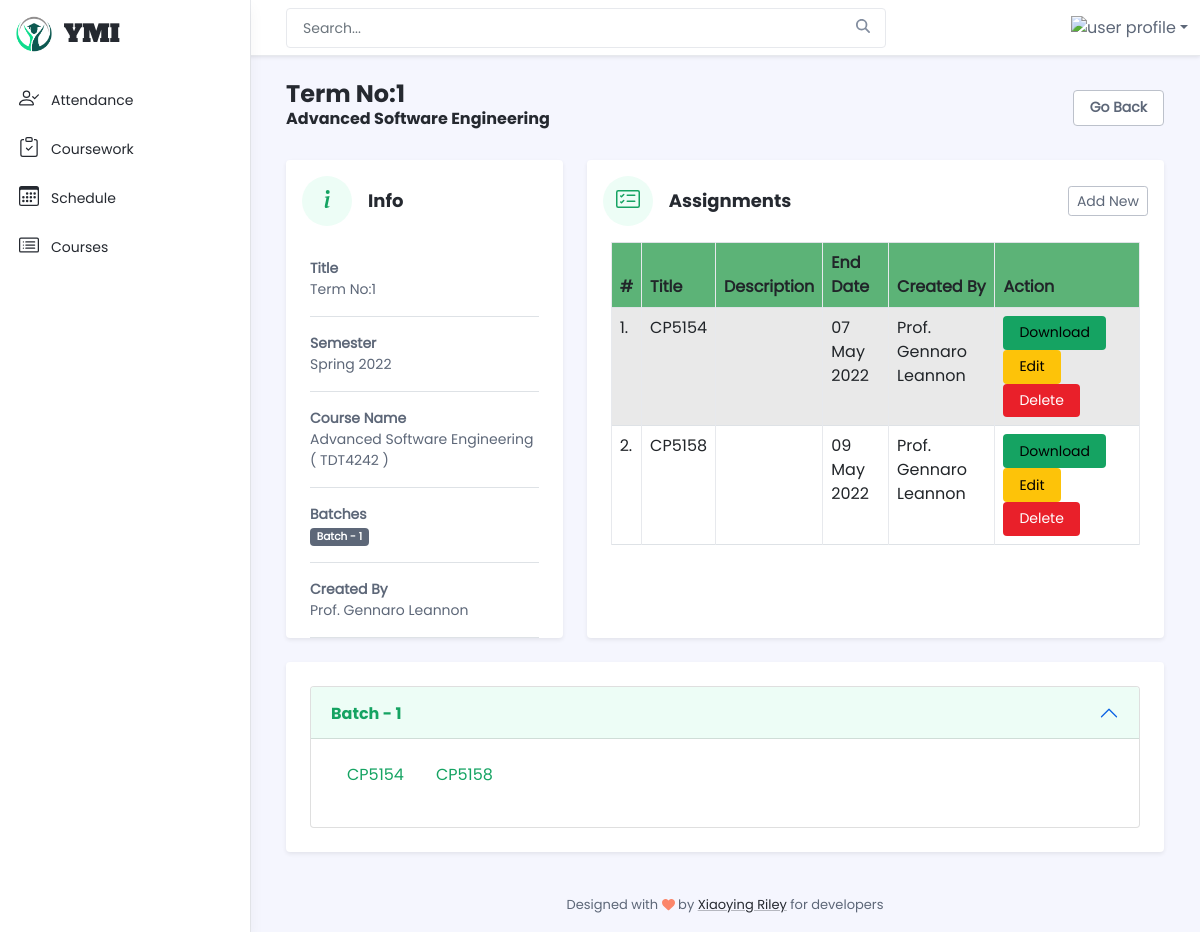
/assignment_list.php?id=1, run on the app's committed database.
### tables this page shows
CREATE TABLE `coursework` (
  `id` int(11) NOT NULL,
  `title` varchar(255) NOT NULL,
  `semester` varchar(255) NOT NULL,
  `course_id` int(11) NOT NULL,
  `created_by` int(11) NOT NULL,
  `created_at` timestamp NOT NULL DEFAULT CURRENT_TIMESTAMP ON UPDATE CURRENT_TIMESTAMP,
  `updated_at` timestamp NOT NULL DEFAULT '0000-00-00 00:00:00'
);

CREATE TABLE `courses` (
  `id` int(11) NOT NULL,
  `codeno` varchar(255) NOT NULL,
  `title` varchar(255) NOT NULL,
  `description` text NOT NULL,
  `image` text NOT NULL,
  `video` text NOT NULL,
  `price` varchar(255) NOT NULL,
  `duration` varchar(255) NOT NULL,
  `subcategory_id` int(11) NOT NULL,
  `studylevel` varchar(255) NOT NULL,
  `totalclass` int(11) NOT NULL,
  `totalcoursework` int(11) NOT NULL,
  `totalstudent` int(11) NOT NULL,
  `created_by` int(11) NOT NULL,
  `created_at` timestamp NOT NULL DEFAULT CURRENT_TIMESTAMP ON UPDATE CURRENT_TIMESTAMP,
  `updated_at` timestamp NOT NULL DEFAULT '0000-00-00 00:00:00'
);

CREATE TABLE `batches` (
  `id` int(11) NOT NULL,
  `name` varchar(255) NOT NULL,
  `startdate` date NOT NULL,
  `enddate` date NOT NULL,
  `starttime` time NOT NULL,
  `endtime` time NOT NULL,
  `type` int(11) NOT NULL,
  `teamlink` text,
  `course_id` int(11) NOT NULL,
  `created_by` int(11) NOT NULL,
  `created_at` timestamp NOT NULL DEFAULT CURRENT_TIMESTAMP ON UPDATE CURRENT_TIMESTAMP,
  `updated_at` timestamp NOT NULL DEFAULT '0000-00-00 00:00:00'
);

CREATE TABLE `staff` (
  `id` int(11) NOT NULL,
  `name` varchar(255) NOT NULL,
  `profile` varchar(255) NOT NULL,
  `dob` date NOT NULL,
  `address` text NOT NULL,
  `email` varchar(255) NOT NULL,
  `password` varchar(255) NOT NULL,
  `created_at` timestamp NOT NULL DEFAULT CURRENT_TIMESTAMP ON UPDATE CURRENT_TIMESTAMP,
  `updated_at` timestamp NOT NULL DEFAULT '0000-00-00 00:00:00'
);

CREATE TABLE `assignment` (
  `id` int(11) NOT NULL,
  `name` varchar(255) NOT NULL,
  `file` text NOT NULL,
  `description` text NOT NULL,
  `enddate` date NOT NULL,
  `coursework_id` int(11) NOT NULL,
  `created_by` int(11) NOT NULL,
  `created_at` timestamp NOT NULL DEFAULT CURRENT_TIMESTAMP ON UPDATE CURRENT_TIMESTAMP,
  `updated_at` timestamp NOT NULL DEFAULT '0000-00-00 00:00:00'
);

### assignment_list.php (the view, shortened to what this page needs)
<?php
	require 'backend_header.php';
	require 'connection.php';
	$id = $_GET['id'];
	$sql = "SELECT coursework.*, courses.title as course, courses.codeno as codeno, staff.name as staffname
			FROM coursework
			INNER JOIN courses ON coursework.course_id = courses.id
			INNER JOIN staff ON coursework.created_by = staff.id
    		WHERE coursework.id = :value1";
    $statement = $conn->prepare($sql);
	$statement->bindParam(':value1', $id);
    $statement->execute();
    $coursework = $statement->fetch(PDO::FETCH_ASSOC);
    $coursename = $coursework['course'];
    $coursecodeno = $coursework['codeno'];
    $courseworktitle = $coursework['title'];
    $semester = $coursework['semester'];
    $staffname = $coursework['staffname'];
    $sql = "SELECT batches.id as bid, batches.name as bname
    		FROM batch_coursework
    		INNER JOIN batches ON batch_coursework.batch_id = batches.id
    		WHERE batch_coursework.coursework_id=:value1";
  	$statement = $conn->prepare($sql);
  	$statement->bindParam(':value1', $id);
  	$statement->execute();
  	$batches_coursework = $statement->fetchAll();
  	$sql = "SELECT assignment.*, staff.name as staffname
			FROM assignment
			INNER JOIN staff ON assignment.created_by = staff.id
			WHERE assignment.coursework_id = :value1";
	$statement = $conn->prepare($sql);
	$statement->bindParam(':value1', $id);
	$statement->execute();
	$assignments = $statement->fetchAll();
?>
	<div class="row g-3 mb-4 align-items-center justify-content-between">
	    <div class="col-auto">
	        <h1 class="app-page-title mb-0"> <?= $courseworktitle; ?>  </h1>
	        <h6> <?= $coursename; ?> </h6>
	    </div>
	    <div class="col-auto">
	    	<div class="card-header-action">
		        <a href="coursework_list.php" class="btn app-btn-secondary text-decoration-none"> Go Back </a>
	        </div>
	    </div>
	</div>
	<div class="row gy-4">
	    <div class="col-4">
	        <div class="app-card app-card-account shadow-sm d-flex flex-column align-items-start">
	            <div class="app-card-header p-3 border-bottom-0">
	                <div class="row align-items-center gx-3">
	                    <div class="col-auto">
	                        <div class="app-icon-holder">
	                        </div>
	                    </div>
	                    <div class="col-auto">
	                        <h4 class="app-card-title">Info</h4>
	                    </div>
	                </div>
	            </div>
	            <div class="app-card-body px-4 w-100">
	            	<div class="item border-bottom py-3">
					    <div class="row justify-content-between align-items-center">
						    <div class="col-auto">
							    <div class="item-label"><strong>Title</strong></div>
						        <div class="item-data"> <?= $courseworktitle; ?> </div>
						    </div>
					    </div>
				    </div>
				    <div class="item border-bottom py-3">
					    <div class="row justify-content-between align-items-center">
						    <div class="col-auto">
							    <div class="item-label"><strong>Semester</strong></div>
						        <div class="item-data"> <?= $semester; ?> </div>
						    </div>
					    </div>
				    </div>
	            	<div class="item border-bottom py-3">
					    <div class="row justify-content-between align-items-center">
						    <div class="col-auto">
							    <div class="item-label"><strong>Course Name</strong></div>
						        <div class="item-data"> <?= $coursename; ?> ( <?= $coursecodeno; ?> ) </div>
						    </div>
					    </div>
				    </div>
	                <div class="item border-bottom py-3">
					    <div class="row justify-content-between align-items-center">
						    <div class="col-auto">
							    <div class="item-label"><strong>Batches</strong></div>
						        <div class="item-data">
						        	<?php foreach($batches_coursework as $bc): ?>
							        	<span class="badge bg-secondary"><?= $bc['bname']; ?></span>
							    	<?php endforeach ?>
						        </div>
						    </div>
					    </div>
				    </div>
				    <div class="item border-bottom py-3">
					    <div class="row justify-content-between align-items-center">
						    <div class="col-auto">
							    <div class="item-label"><strong>Created By</strong></div>
						        <div class="item-data">
							        <?= $staffname; ?>
						        </div>
						    </div>
					    </div>
				    </div>
	            </div>
	        </div>
	    </div>
	    <div class="col-8">
	        <div class="app-card app-card-account shadow-sm d-flex flex-column align-items-start">
	            <div class="app-card-header p-3 border-bottom-0 col-12">
	                <div class="row justify-content-between align-items-center gx-3">
	                    <div class="col-auto">
	                        <div class="app-icon-holder">
	                        </div>
	                    </div>
	                    <div class="col-auto">
	                        <h4 class="app-card-title">Assignments</h4>
	                    </div>
	                    <div class="col text-end">
	                        <a class="btn-sm app-btn-secondary" href="assignment_new.php?id=<?= $id; ?>"> Add New </a>
	                    </div>
	                </div>
	            </div>
	            <div class="app-card-body px-4 w-100">
	                <?php
					    if($assignments){
	            	?>
	            	<div class="table-responsive">
		            	<table class="datatables table table-bordered table-striped">
		            		<thead class="bg-success">
					            <tr>
					                <th>#</th>
					                <th>Title</th>
					                <th>Description</th>
					                <th>End Date</th>
					                <th>Created By</th>
					                <th>Action</th>
					            </tr>
					        </thead>
					        <tbody>
					        	<?php $i=1; foreach($assignments as $assignment): ?>
					        	<tr>
					        		<td> <?= $i++; ?>. </td>
					        		<td> <?= $assignment['name']; ?> </td>
					        		<td> <?= $assignment['description']; ?> </td>
					        		<td> <?= date('d F Y',strtotime($assignment['enddate'])); ?> </td>
					        		<td>
					        			<?= $assignment['staffname']; ?>
					        		</td>
					        		<td>
					        			<a href="<?= $assignment['file'] ?>" target="_blank" class="btn btn-primary fw-normal" download>
						                	Download
						                </a>
					        			<a href="assignment_edit.php?id=<?= $assignment['id']; ?>" class="btn btn-warning fw-normal">
                                        	Edit
                                        </a>
                                        <form class="d-inline-block" onsubmit="return confirm('Are you sure want to delete?')" action="assignment_delete.php" method="POST">
                                            <button class="btn btn-danger fw-normal">
                                                Delete
                                            </button>
                                        </form>
					        		</td>
					        	</tr>
					        	<?php endforeach ?>
					        </tbody>
		            	</table>
		            </div>
		        	<?php } else{ ?>
		        		<p> There is no assignment added in this coursework. </p>
	                <?php } ?>
	            </div>
	        </div>
	    </div>
	    <div class="col-12">
	        <div class="app-card app-card-account shadow-sm d-flex flex-column align-items-start">
	        	<div class="app-card-body p-4 w-100">
		        	<?php foreach($batches_coursework as $key => $bc): ?>
		        		<div class="accordion" id="accordionExample">
						    <div class="accordion-item">
						        <h2 class="accordion-header" id="heading<?= $bc['bid']; ?>">
						            <button class="accordion-button <?php if($key !=0){ echo "collapsed"; } ?> " type="button" data-bs-toggle="collapse" data-bs-target="#collapse<?= $bc['bid']; ?>" aria-expanded="<?php if($key ==0){ echo "true"; } else { echo "false"; } ?>" aria-controls="collapse<?= $bc['bid']; ?>">
						            	<?= $bc['bname']; ?>
						            </button>
						        </h2>
						        <div id="collapse<?= $bc['bid']; ?>" class="accordion-collapse collapse <?php if($key ==0){ echo "show"; } ?>" aria-labelledby="heading<?= $bc['bid']; ?>" data-bs-parent="#accordionExample">
						            <div class="accordion-body">
						            	<?php
										    if($assignments){
						            	?>
						                <ul class="nav nav-pills mb-3" id="pills-tab" role="tablist">
						                	<?php foreach($assignments as $assignment){ ?>
										  	<li class="nav-item" role="presentation">
										    	<button class="nav-link" id="pills-<?= $assignment['id']; ?>-tab" data-bs-toggle="pill" data-bs-target="#pills-<?= $assignment['id']; ?>" type="button" role="tab" aria-controls="pills-<?= $assignment['id']; ?>" aria-selected="false">
										    		<?= $assignment['name']; ?>
										    	</button>
										  	</li>
											<?php } ?>
										</ul>
										<?php } ?>
						            </div>
						        </div>
						    </div>
						</div>
					<?php endforeach ?>
				</div>
	        </div>
	    </div>
	</div>
<?php
	require 'backend_footer.php';
?>

### data on the page
coursework: title "Term No:1", course.title "Advanced Software Engineering", semester "Spring 2022", course.codeno "TDT4242", staff.name "Prof. Gennaro Leannon"
batches: name "Batch - 1"
assignment: name "CP5154", enddate "07 May 2022", staff.name "Prof. Gennaro Leannon"
assignment: name "CP5158", enddate "09 May 2022", staff.name "Prof. Gennaro Leannon"
